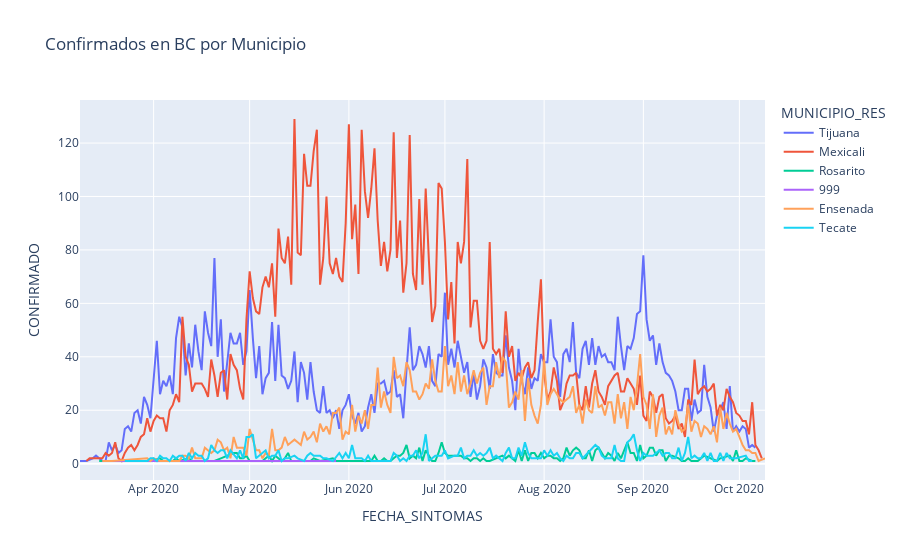

The code cell stored with this chart in its notebook:
### Markdown cell above
### Confirmados BC por Municipio

### Code cell
di = {1:"Ensenada", 2: "Mexicali", 3:"Tecate",  4: "Tijuana", 5: "Rosarito"}

df = df_mx

df = df.loc[df['ENTIDAD_RES'] == 2] #entidad = Baja California

df = df.loc[df['RESULTADO_LAB'] == 1] # resultado = positivo SARS-COV-2

df = df.replace({"MUNICIPIO_RES": di})

df = df[['FECHA_SINTOMAS','RESULTADO_LAB','MUNICIPIO_RES']]

df.loc[df['RESULTADO_LAB'] == 1, 'CONFIRMADO'] = ['1']

df_by_date = df.groupby(["FECHA_SINTOMAS","MUNICIPIO_RES"],as_index=False).count()

fig = px.line(df_by_date, df_by_date.FECHA_SINTOMAS, df_by_date.CONFIRMADO, 
              title='Confirmados en BC por Municipio', line_group = "MUNICIPIO_RES", 
              color="MUNICIPIO_RES")
fig.show()

### Figure 1 — Plotly figure (JSON) as saved in the notebook; plotly's stock layout.template omitted (floating-point values rounded to 4 significant figures; data arrays with more than 128 entries replaced by an {"elided": "..."} marker saying what was removed)
{"data": [{"hovertemplate": "MUNICIPIO_RES=Tijuana<br>FECHA_SINTOMAS=%{x}<br>CONFIRMADO=%{y}<extra></extra>", "legendgroup": "Tijuana", "line": {"color": "#636efa", "dash": "solid"}, "mode": "lines", "name": "Tijuana", "orientation": "v", "showlegend": true, "type": "scatter", "x": {"elided": "210 str values"}, "xaxis": "x", "y": {"elided": "210 int values"}, "yaxis": "y"}, {"hovertemplate": "MUNICIPIO_RES=Mexicali<br>FECHA_SINTOMAS=%{x}<br>CONFIRMADO=%{y}<extra></extra>", "legendgroup": "Mexicali", "line": {"color": "#EF553B", "dash": "solid"}, "mode": "lines", "name": "Mexicali", "orientation": "v", "showlegend": true, "type": "scatter", "x": {"elided": "210 str values"}, "xaxis": "x", "y": {"elided": "210 int values"}, "yaxis": "y"}, {"hovertemplate": "MUNICIPIO_RES=Rosarito<br>FECHA_SINTOMAS=%{x}<br>CONFIRMADO=%{y}<extra></extra>", "legendgroup": "Rosarito", "line": {"color": "#00cc96", "dash": "solid"}, "mode": "lines", "name": "Rosarito", "orientation": "v", "showlegend": true, "type": "scatter", "x": {"elided": "151 str values"}, "xaxis": "x", "y": {"elided": "151 int values"}, "yaxis": "y"}, {"hovertemplate": "MUNICIPIO_RES=999<br>FECHA_SINTOMAS=%{x}<br>CONFIRMADO=%{y}<extra></extra>", "legendgroup": "999", "line": {"color": "#ab63fa", "dash": "solid"}, "mode": "lines", "name": "999", "orientation": "v", "showlegend": true, "type": "scatter", "x": ["2020-03-16", "2020-04-01", "2020-05-04", "2020-05-28"], "xaxis": "x", "y": [1, 1, 1, 1], "yaxis": "y"}, {"hovertemplate": "MUNICIPIO_RES=Ensenada<br>FECHA_SINTOMAS=%{x}<br>CONFIRMADO=%{y}<extra></extra>", "legendgroup": "Ensenada", "line": {"color": "#FFA15A", "dash": "solid"}, "mode": "lines", "name": "Ensenada", "orientation": "v", "showlegend": true, "type": "scatter", "x": {"elided": "192 str values"}, "xaxis": "x", "y": {"elided": "192 int values"}, "yaxis": "y"}, {"hovertemplate": "MUNICIPIO_RES=Tecate<br>FECHA_SINTOMAS=%{x}<br>CONFIRMADO=%{y}<extra></extra>", "legendgroup": "Tecate", "line": {"color": "#19d3f3", "dash": "solid"}, "mode": "lines", "name": "Tecate", "orientation": "v", "showlegend": true, "type": "scatter", "x": {"elided": "177 str values"}, "xaxis": "x", "y": {"elided": "177 int values"}, "yaxis": "y"}], "layout": {"legend": {"title": {"text": "MUNICIPIO_RES"}, "tracegroupgap": 0}, "title": {"text": "Confirmados en BC por Municipio"}, "xaxis": {"anchor": "y", "domain": [0, 1], "title": {"text": "FECHA_SINTOMAS"}}, "yaxis": {"anchor": "x", "domain": [0, 1], "title": {"text": "CONFIRMADO"}}}}
